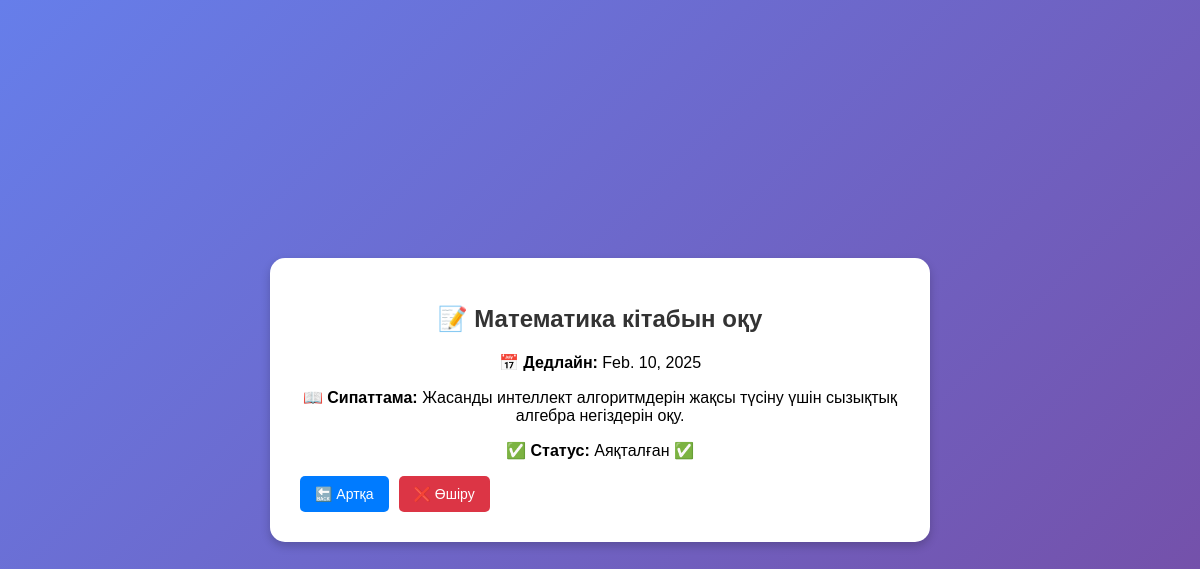
Screenshot of /todos/3/ with the database file from the repository.
### todos/models.py (models this page shows, shortened)
class Todo(models.Model):
    title = models.CharField(max_length=200)
    description = models.TextField()
    due_date = models.DateField()
    status = models.BooleanField(default=False)

### todos/views.py (the view)
# urls.py: path('<int:id>/', todo_detail, name='todo_detail'),
def todo_detail(request, id):
    todo = get_object_or_404(Todo, id=id)
    return render(request, "todos/todo_detail.html", {"todo": todo})

### todos/templates/todos/todo_detail.html (shortened to what this page needs)
{% load static %}
<!DOCTYPE html>
<html>
<head>
    <link rel="stylesheet" type="text/css" href="{% static 'todos/style.css' %}">
</head>
<body>
    <div class="container">
        <h1>📝 {{ todo.title }}</h1>
        <p><strong>📅 Дедлайн:</strong> {{ todo.due_date }}</p>
        <p><strong>📖 Сипаттама:</strong> {{ todo.description }}</p>
        <p><strong>✅ Статус:</strong> {% if todo.status %} Аяқталған ✅ {% else %} Аяқталмаған ❌ {% endif %}</p>
        <div class="buttons">
            <a href="{% url 'todo_list' %}">
                <button class="back-btn">🔙 Артқа</button>
            </a>
            <a href="{% url 'todo_delete' todo.id %}">
                <button class="delete-btn">❌ Өшіру</button>
            </a>
        </div>
    </div>
</body>
</html>

### todos/static/todos/style.css (style rules this page uses)
body { font-family: 'Poppins', sans-serif; background: linear-gradient(135deg, #667eea, #764ba2); color: white; margin: 0; padding: 0; display: flex; flex-direction: column; align-items: center; justify-content: center; min-height: 100vh; }
.container { background: white; padding: 30px; border-radius: 15px; box-shadow: 0 4px 10px rgba(0, 0, 0, 0.2); max-width: 600px; width: 90%; text-align: center; color: black; }
h1 { font-size: 24px; color: #333; margin-bottom: 20px; }
.buttons { margin-top: 10px; display: flex; gap: 10px; }
button { background: #007bff; color: white; border: none; padding: 10px 15px; cursor: pointer; border-radius: 5px; transition: 0.3s; font-size: 14px; }
.delete-btn { background: #dc3545; }

### rows the page displays
Todo: title "Математика кітабын оқу", due_date "Feb. 10, 2025", description "Жасанды интеллект алгоритмдерін жақсы түсіну үшін сызықтық алгебра негіздерін оқу."
